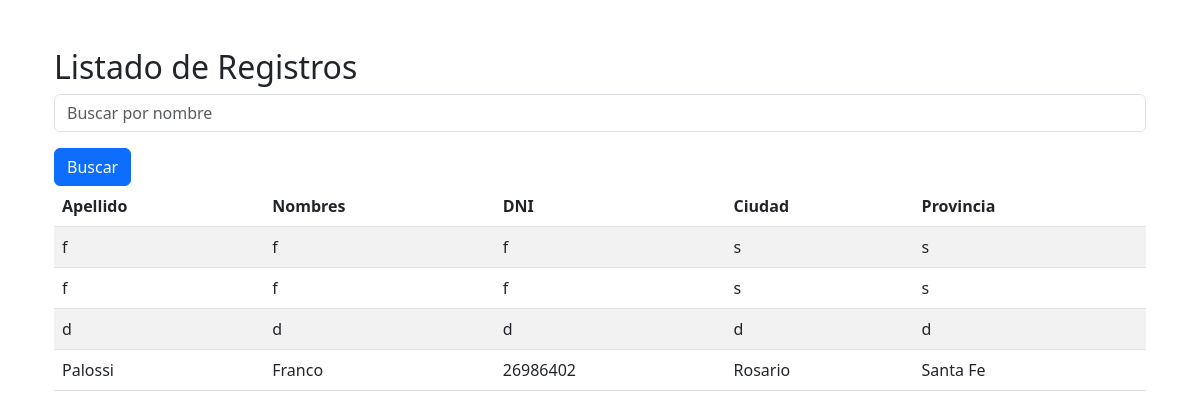
The page /listado/ (signed in) on the database as committed earlier.
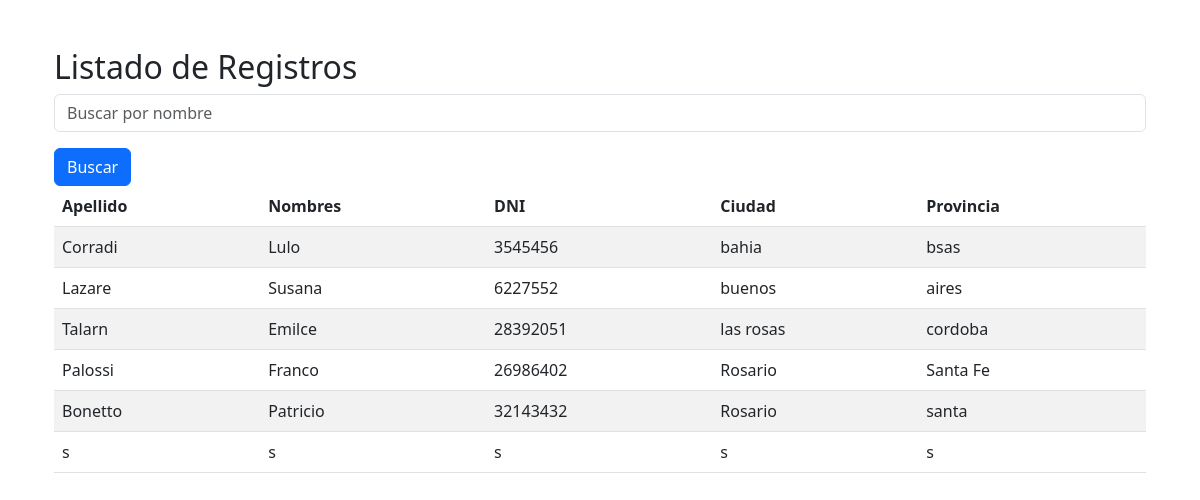
The same page on the database as committed later.
### registro/models.py (models this page shows, shortened)
class Registro(models.Model):
    apellido = models.CharField(max_length=100)
    nombres = models.CharField(max_length=100)
    dni = models.CharField(max_length=20)
    fecha_nac = models.DateField()
    ciudad = models.CharField(max_length=100)
    provincia = models.CharField(max_length=100)
    nombre_apellido_paterno = models.CharField(max_length=100)
    nombre_apellido_materno = models.CharField(max_length=100)
    celular = models.CharField(max_length=20)
    domicilio_actual = models.CharField(max_length=255)
    correo_electronico = models.EmailField()
    foto = models.ImageField(upload_to='static/fotos/')
    ministerio = models.CharField(max_length=100)
    registro = models.CharField(max_length=100)
    tipo_pabellon = models.CharField(max_length=100)
    numero_pabellon = models.CharField(max_length=100)
    seccion_pabellon = models.CharField(max_length=100)
    otros_pabellon = models.CharField(max_length=255, blank=True, null=True)
    autorizacion_iglesia = models.FileField(upload_to='static/autorizaciones/')

### registro/views.py (the view)
# urls.py: path('listado/', views.listado_registros, name='listado_registros'),
@login_required
def listado_registros(request):
    query = request.GET.get('q')
    if query:
        registros = Registro.objects.filter(nombres__icontains=query)
    else:
        registros = Registro.objects.all()
    return render(request, 'listado.html', {'registros': registros})

### registro/templates/listado.html (shortened to what this page needs)
{% load static %}
<!DOCTYPE html>
<html lang="es">
<head>
    <link href="https://cdn.jsdelivr.net/npm/bootstrap@5.3.0/dist/css/bootstrap.min.css" rel="stylesheet">
</head>
<body>
    <div class="container">
        <div class="container">
            <h2 class="mt-5">Listado de Registros</h2>
            <form method="get" action="{% url 'registro:listado_registros' %}">
                <div class="mb-3">
                    <input type="text" name="q" class="form-control" placeholder="Buscar por nombre" value="{{ request.GET.q }}">
                </div>
                <button type="submit" class="btn btn-primary">Buscar</button>
            </form>
            <table class="table table-striped">
                <thead>
                    <tr>
                        <th>Apellido</th>
                        <th>Nombres</th>
                        <th>DNI</th>
                        <th>Ciudad</th>
                        <th>Provincia</th>
                    </tr>
                </thead>
                <tbody>
                    {% for registro in registros %}
                    <tr>
                        <td>{{ registro.apellido }}</td>
                        <td>{{ registro.nombres }}</td>
                        <td>{{ registro.dni }}</td>
                        <td>{{ registro.ciudad }}</td>
                        <td>{{ registro.provincia }}</td>
                    </tr>
                    {% endfor %}
                </tbody>
            </table>
        </div>
    </div>
</body>
</html>

Rows that differ between the two databases and show on the page:
changed Registro: apellido "f" → "Corradi"; nombres "f" → "Lulo"; dni "f" → "3545456"; ciudad "s" → "bahia"; provincia "s" → "bsas"
changed Registro: apellido "f" → "Lazare"; nombres "f" → "Susana"; dni "f" → "6227552"; ciudad "s" → "buenos"; provincia "s" → "aires"
changed Registro: apellido "d" → "Talarn"; nombres "d" → "Emilce"; dni "d" → "28392051"; ciudad "d" → "las rosas"; provincia "d" → "cordoba"
added Registro: apellido "Bonetto", nombres "Patricio", dni "32143432", ciudad "Rosario", provincia "santa"
added Registro: apellido "s", nombres "s", dni "s", ciudad "s", provincia "s"
